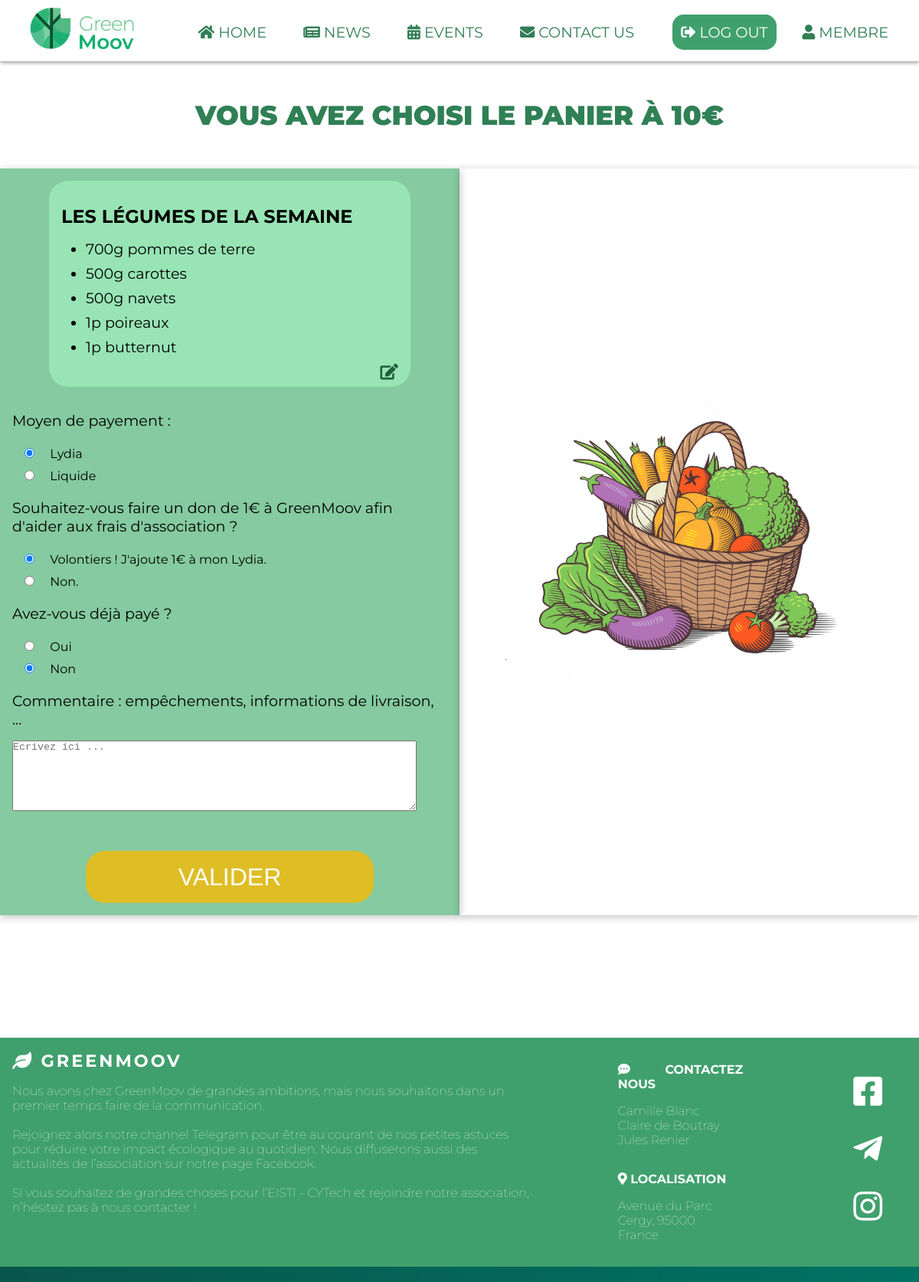
The app's page /Commandes/commande10.php (signed in) with its own data.
### tables this page shows
CREATE TABLE `panier` (
  `id` tinyint(4) NOT NULL AUTO_INCREMENT,
  `légumes` VARCHAR(50) NOT NULL,
  `quantité`VARCHAR(50) NOT NULL,
  `unité` VARCHAR(50) NOT NULL,
  `type` INT(10) NOT NULL,
  PRIMARY KEY (`id`)
);

### Commandes/commande10.php (the view, shortened to what this page needs)
<?php
    include_once '../dbh.inc.php';
    function getliste($conn){
        $sql = "SELECT * FROM `panier` WHERE type=10";
        $result = $conn->query($sql);
        if($result->num_rows > 0) {
            while($row = $result->fetch_assoc()) {
                echo "<li>{$row['quantité']}{$row['unité']} {$row['légumes']}</li>";
            }
        }else{
            echo '<li>Pas de fruits et légumes pour la semaine</li>';
        }
    }
?>
<!DOCTYPE html>
<html>
    <head>
        <link rel="stylesheet" type="text/css" href="./commande.css"/>
        <link rel="stylesheet" type="text/css" href="../main/newmain.css"/>
        <?php include("../header/header.php");?>
    </head>
    <body>
    <h3 class="title" style="text-align:center; margin:3rem;"> Vous avez choisi le panier à 10&#x20AC</h3>
    <div id="container">
            <div id="validation">
                <div class="liste">
                <ul class="panier">
                        <h3>Les légumes de la semaine</h3>
                        <?php getliste($conn)?>
          <?php if($_SESSION['statut']>1){echo '<a class="edit"><i class="fas fa-edit"></i></a>';}?>
                    </ul>
                </div>
                <div id="selection">
                    <div id="payement">
                    <form action="<?php if(isset($_SESSION['email'])){echo './include/commande.inc.php?panier=10';}else{echo '../login/login.php';}?>" method="post">
                        <p>Moyen de payement :</p>
                        <div class="choise">
                            <input type="radio" id="Lydia" value="Lydia" name="payement" checked>
                            <label for="Lydia">Lydia</label>
                        </div>
                        <div class="choise">
                            <input type="radio" id="liquide" value="liquide" name="payement">
                            <label for="liquide">Liquide</label>
                        </div>
                    </div>
                    <div id="donation">
                        <p>Souhaitez-vous faire un don de 1€ à GreenMoov afin d'aider aux frais d'association ?</p>
                        <div class="choise">
                            <input type="radio" id="oui" value="1" name="donation" checked>
                            <label for="oui">Volontiers ! J'ajoute 1€ à mon Lydia.</label>
                        </div>
                        <div class="choise">
                            <input type="radio" id="non" value="0" name="donation">
                            <label for="non">Non.</label>
                        </div>
                    </div>
                    <div>
                        <p>Avez-vous déjà payé ?</p>
                        <div class="choise">
                            <input type="radio" id="poui" value="1" name="p">
                            <label for="poui">Oui</label>
                        </div>
                        <div class="choise">
                            <input type="radio" id="pnon" value="0" name="p" checked>
                            <label for="pnon">Non</label>
                        </div>
                    </div>
                    <div>
                        <p>Commentaire : empêchements, informations de livraison, ...</p>
                        <textarea class="choise" name="comment" id="comment" cols="30" rows="5" placeholder="Ecrivez ici ..."></textarea>
                    </div>
            </div>
                <button name="submit" type="submit">Valider</button>
            </div>
            <div id="panier">
                <img src="../images/Basket/Panier20.png" width="80%" heigt="60%">
            </div>
        </div>
        <?php include("../footer/footer.php");?>
    </body>
</html>

### Commandes/commande.css (style rules this page uses)
#container { margin: 1rem 0 10rem 0; display: grid; grid-template-columns: 1fr 1fr; grid-template-areas: "liste panier"; }
#panier { grid-area: panier; display: flex; align-items: center; justify-content: center; box-shadow: 0 2px 10px .5px rgba(0, 0, 0, 0.219); }
#validation { grid-area: liste; background-color: rgb(133, 202, 160); box-shadow: 0 2px 10px .5px rgba(0, 0, 0, 0.219); display: grid; grid-template-rows: auto auto 100px; grid-template-areas: "liste" "selection" "valide"; }
button { border: none; text-align: center; grid-area: valide; display: flex; align-items: center; justify-content: center; font-size: 200%; margin: 1rem 7rem; background-color: rgb(223, 189, 37); border-radius: 25px; color: #fff; text-transform: uppercase; padding: 1rem; cursor: pointer; }
#selection { margin: 0rem 1rem 2rem 0; }
#selection input { margin: 0.5rem 1rem; }
#selection p { margin: 1rem; font-size: 120%; }
.choise { margin:0 1rem; }
ul { background-color: rgb(152, 228, 181); padding: 2rem 1rem; text-align: justify; border-radius: 25px; margin: 1rem 4rem; }
h3 { font-size: x-large; text-transform: uppercase; margin-bottom: 1rem; }
li { font-size: larger; margin: 0.5rem 2rem; }
#comment { overflow: scroll; resize: vertical; width: 90%; }
.edit { float:right; color: rgb(31, 95, 59); font-size: 130%; cursor: pointer; }

### main/newmain.css (style rules this page uses)
html { background: url("../images/background.png") no-repeat center center fixed; -webkit-background-size: cover; -moz-background-size: cover; -o-background-size: cover; background-size: cover; font-family: 'Montserrat', sans-serif; }
.title { text-decoration: none; font-weight: 1000; font-size: 220%; color: #308055; text-transform: uppercase; margin: 1rem; }

### header/header.css (style rules this page uses)
* { margin: 0 0; padding: 0 0; }
body { background-color: #fff; overflow-x: hidden; }

### footer/footer.css (style rules this page uses)
a { text-decoration: none; }

### records on screen
panier: quantité "700", unité "g", légumes "pommes de terre"
panier: quantité "500", unité "g", légumes "carottes"
panier: quantité "500", unité "g", légumes "navets"
panier: quantité "1", unité "p", légumes "poireaux"
panier: quantité "1", unité "p", légumes "butternut"

### other values on screen
$_SESSION['prenom'] "MEMBRE"
